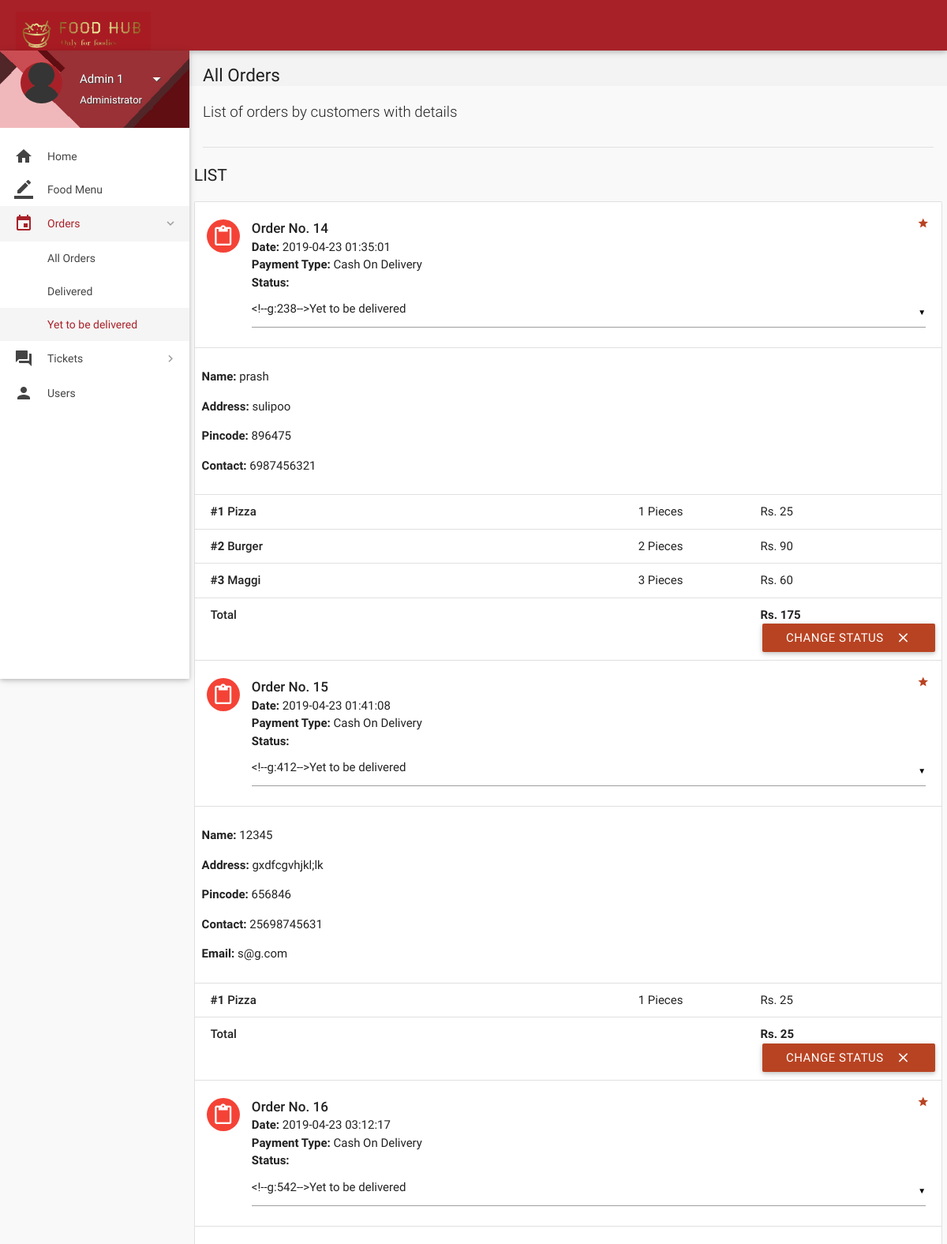
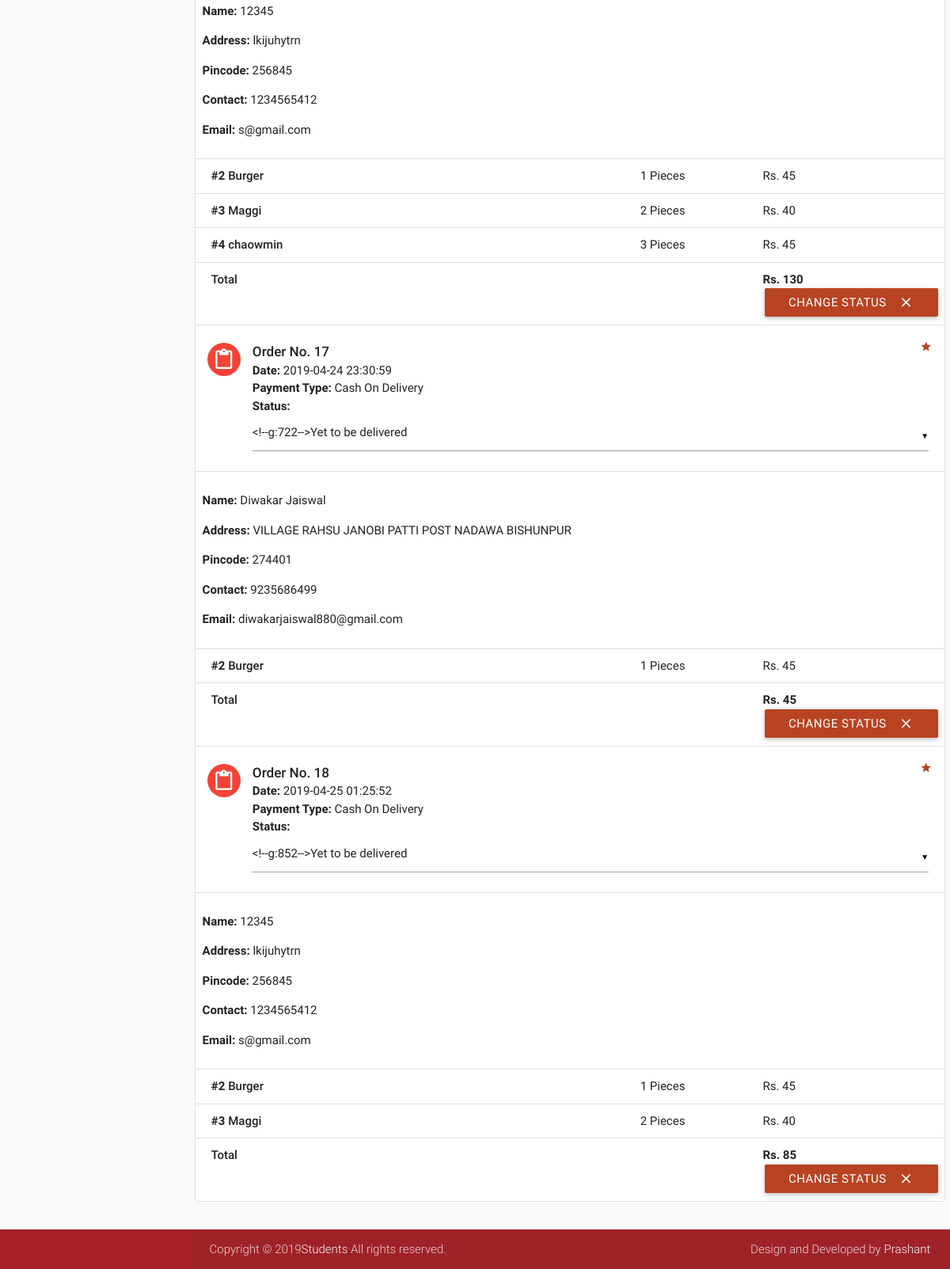
Page /all-orders.php?status=Yet to be delivered (signed in) on the committed database (2 pictures, top to bottom).
### tables this page shows
CREATE TABLE `orders` (
  `id` int(11) NOT NULL,
  `customer_id` int(11) NOT NULL,
  `address` varchar(300) NOT NULL,
  `pincode` int(6) NOT NULL,
  `description` varchar(300) NOT NULL,
  `date` datetime NOT NULL DEFAULT CURRENT_TIMESTAMP,
  `payment_type` varchar(16) NOT NULL DEFAULT 'Wallet',
  `total` int(11) NOT NULL,
  `status` varchar(25) NOT NULL DEFAULT 'Yet to be delivered',
  `deleted` tinyint(4) NOT NULL DEFAULT '0'
);

CREATE TABLE `users` (
  `id` int(11) NOT NULL,
  `role` varchar(15) NOT NULL DEFAULT 'Customer',
  `name` varchar(15) NOT NULL,
  `username` varchar(10) NOT NULL,
  `password` varchar(16) NOT NULL,
  `email` varchar(35) DEFAULT NULL,
  `address` varchar(300) DEFAULT NULL,
  `pincode` int(6) NOT NULL,
  `contact` bigint(11) NOT NULL,
  `deleted` tinyint(4) NOT NULL DEFAULT '0'
);

CREATE TABLE `order_details` (
  `id` int(11) NOT NULL,
  `order_id` int(11) NOT NULL,
  `item_id` int(11) NOT NULL,
  `quantity` int(11) NOT NULL,
  `price` int(11) NOT NULL
);

CREATE TABLE `items` (
  `id` int(11) NOT NULL,
  `name` varchar(20) NOT NULL,
  `price` int(11) NOT NULL,
  `deleted` tinyint(4) NOT NULL DEFAULT '0'
);

### includes/connect.php (called while the page is built, shortened)
<?php
$name = $_SESSION['name'];
$role = $_SESSION['role'];
?>

### all-orders.php (the view, shortened to what this page needs)
<?php
include 'includes/connect.php';
	if($_SESSION['admin_sid']==session_id())
	{
		?>
<!DOCTYPE html>
<html lang="en">
<head>
  <link href="css/materialize.min.css" type="text/css" rel="stylesheet" media="screen,projection">
  <link href="css/style.min.css" type="text/css" rel="stylesheet" media="screen,projection">
  <link href="css/custom/custom.min.css" type="text/css" rel="stylesheet" media="screen,projection">
  <link href="js/plugins/perfect-scrollbar/perfect-scrollbar.css" type="text/css" rel="stylesheet" media="screen,projection">
</head>
<body>
  <header id="header" class="page-topbar">
        <div class="navbar-fixed">
            <nav class="navbar-color">
                <div class="nav-wrapper">
                    <ul class="left">
                      <li><h1 class="logo-wrapper"><a href="order.php" class="brand-logo darken-1"><img src="images/logo.png" alt="logo"></a> <span class="logo-text">Logo</span></h1></li>
                    </ul>
                </div>
            </nav>
        </div>
  </header>
  <div id="main">
    <div class="wrapper">
      <aside id="left-sidebar-nav">
        <ul id="slide-out" class="side-nav fixed leftside-navigation">
             <li class="user-details cyan darken-2">
            <div class="row">
                <div class="col col s4 m4 l4">
                    <img src="images/avatar.jpg" alt="" class="circle responsive-img valign profile-image">
                </div>
                <div class="col col s8 m8 l8">
                    <a class="btn-flat dropdown-button waves-effect waves-light white-text profile-btn" href="#" data-activates="profile-dropdown"><?php echo $name;?> <i class="mdi-navigation-arrow-drop-down right"></i></a>
                    <p class="user-roal"><?php echo $role;?></p>
                </div>
            </div>
            </li>
            <li class="bold"><a href="index.php" class="waves-effect waves-cyan"><i class="mdi-action-home prefix"></i> Home</a>
            </li>
            <li class="bold"><a href="order.php" class="waves-effect waves-cyan"><i class="mdi-editor-border-color"></i> Food Menu</a>
            </li>
                <li class="no-padding">
                    <ul class="collapsible collapsible-accordion">
                        <li class="bold"><a class="collapsible-header waves-effect waves-cyan active"><i class="mdi-editor-insert-invitation"></i> Orders</a>
                            <div class="collapsible-body">
                                <ul>
								<li class="<?php
								if(!isset($_GET['status'])){
										echo 'active';
									}?>
									"><a href="all-orders.php">All Orders</a>
                                </li>
								<?php
									$sql = mysqli_query($con, "SELECT DISTINCT status FROM orders;");
									while($row = mysqli_fetch_array($sql)){
									if(isset($_GET['status'])){
										$status = $row['status'];
									}
                                    echo '<li class='.(isset($_GET['status'])?($status == $_GET['status'] ? 'active' : ''): '').'><a href="all-orders.php?status='.$row['status'].'">'.$row['status'].'</a>
                                    </li>';
									}
									?>
                                </ul>
                            </div>
                        </li>
                    </ul>
                </li>
                 <li class="no-padding">
                    <ul class="collapsible collapsible-accordion">
                        <li class="bold"><a class="collapsible-header waves-effect waves-cyan"><i class="mdi-action-question-answer"></i> Tickets</a>
                        </li>
                    </ul>
                </li>
            <li class="bold"><a href="users.php" class="waves-effect waves-cyan"><i class="mdi-social-person"></i> Users</a>
            </li>
        </ul>
        </aside>
      <section id="content">
        <div id="breadcrumbs-wrapper">
          <div class="container">
            <div class="row">
              <div class="col s12 m12 l12">
                <h5 class="breadcrumbs-title">All Orders</h5>
              </div>
            </div>
          </div>
        </div>
        <div class="container">
          <p class="caption">List of orders by customers with details</p>
          <div class="divider"></div>
<div id="work-collections" class="seaction">
					<?php
					if(isset($_GET['status'])){
						$status = $_GET['status'];
					}
					else{
						$status = '%';
					}
					$sql = mysqli_query($con, "SELECT * FROM orders WHERE status LIKE '$status';");
					echo '<div class="row">
                <div>
                    <h4 class="header">List</h4>
                    <ul id="issues-collection" class="collection">';
					while($row = mysqli_fetch_array($sql))
					{
						$status = $row['status'];
						$deleted = $row['deleted'];
						echo '<li class="collection-item avatar">
                              <i class="mdi-content-content-paste red circle"></i>
                              <span class="collection-header">Order No. '.$row['id'].'</span>
                              <p><strong>Date:</strong> '.$row['date'].'</p>
                              <p><strong>Payment Type:</strong> '.$row['payment_type'].'</p>
							  <p><strong>Status:</strong> '.($deleted ? $status : '
							  <form method="post" action="routers/edit-orders.php">
							    <input type="hidden" value="'.$row['id'].'" name="id">
								<select name="status">
								<option value="Yet to be delivered" '.($status=='Yet to be delivered' ? 'selected' : '').'>Yet to be delivered</option>
								<option value="Delivered" '.($status=='Delivered' ? 'selected' : '').'>Delivered</option>
								<option value="Cancelled by Admin" '.($status=='Cancelled by Admin' ? 'selected' : '').'>Cancelled by Admin</option>
								<option value="Paused" '.($status=='Paused' ? 'selected' : '').'>Paused</option>
								</select>
							  ').'</p>
                              <a href="#" class="secondary-content"><i class="mdi-action-grade"></i></a>
                              </li>';
						$order_id = $row['id'];
						$customer_id = $row['customer_id'];
						$sql1 = mysqli_query($con, "SELECT * FROM order_details WHERE order_id = $order_id;");
						$sql3 = mysqli_query($con, "SELECT * FROM users WHERE id = $customer_id;");
							while($row3 = mysqli_fetch_array($sql3))
							{
							echo '<li class="collection-item">
                            <div class="row">
							<p><strong>Name: </strong>'.$row3['name'].'</p>
							<p><strong>Address: </strong>'.$row['address'].'</p>
              <p><strong>Pincode: </strong>'.$row['pincode'].'</p>
							'.($row3['contact'] == '' ? '' : '<p><strong>Contact: </strong>'.$row3['contact'].'</p>').'
							'.($row3['email'] == '' ? '' : '<p><strong>Email: </strong>'.$row3['email'].'</p>').'
							'.(!empty($row['description']) ? '<p><strong>Note: </strong>'.$row['description'].'</p>' : '').'
                            </li>';
							}
						while($row1 = mysqli_fetch_array($sql1))
						{
							$item_id = $row1['item_id'];
							$sql2 = mysqli_query($con, "SELECT * FROM items WHERE id = $item_id;");
							while($row2 = mysqli_fetch_array($sql2))
								$item_name = $row2['name'];
							echo '<li class="collection-item">
                            <div class="row">
                            <div class="col s7">
                            <p class="collections-title"><strong>#'.$row1['item_id'].'</strong> '.$item_name.'</p>
                            </div>
                            <div class="col s2">
                            <span>'.$row1['quantity'].' Pieces</span>
                            </div>
                            <div class="col s3">
                            <span>Rs. '.$row1['price'].'</span>
                            </div>
                            </div>
                            </li>';
						}
								echo'<li class="collection-item">
                                        <div class="row">
                                            <div class="col s7">
                                                <p class="collections-title"> Total</p>
                                            </div>
                                            <div class="col s2">
											<span> </span>
                                            </div>
                                            <div class="col s3">
                                                <span><strong>Rs. '.$row['total'].'</strong></span>
                                            </div>';
								if(!$deleted){
								echo '<button class="btn waves-effect waves-light right submit" type="submit" name="action">Change Status
                                              <i class="mdi-content-clear right"></i>
										</button>
										</form>';
								}
								echo'</div></li>';
					}
					?>
					</ul>
                </div>
              </div>
            </div>
        </div>
      </section>
    </div>
  </div>
  <footer class="page-footer">
    <div class="footer-copyright">
      <div class="container">
        <span>Copyright © 2019<a class="grey-text text-lighten-4" href="#" target="_blank">Students</a> All rights reserved.</span>
        <span class="right"> Design and Developed by <a class="grey-text text-lighten-4" href="#">Prashant</a></span>
        </div>
    </div>
  </footer>
</body>
</html>
<?php
	}
?>

### rows in the picture
orders: id "14", date "2019-04-23 01:35:01", payment_type "Cash On Delivery", address "sulipoo", pincode "896475", total "175", deleted "CHANGE STATUS"
users: name "prash", contact "6987456321"
order_details: item "1", item.name "Pizza", quantity "1", price "25"
order_details: item "2", item.name "Burger", quantity "2", price "90"
order_details: item "3", item.name "Maggi", quantity "3", price "60"
orders: id "15", date "2019-04-23 01:41:08", payment_type "Cash On Delivery", address "gxdfcgvhjkl;lk", pincode "656846", total "25", deleted "CHANGE STATUS"
users: name "12345", contact "25698745631", email "s@g.com"
order_details: item "1", item.name "Pizza", quantity "1", price "25"
orders: id "16", date "2019-04-23 03:12:17", payment_type "Cash On Delivery", address "lkijuhytrn", pincode "256845", total "130", deleted "CHANGE STATUS"
users: name "12345", contact "1234565412", email "s@gmail.com"
order_details: item "2", item.name "Burger", quantity "1", price "45"
order_details: item "3", item.name "Maggi", quantity "2", price "40"
order_details: item "4", item.name "chaowmin", quantity "3", price "45"
orders: id "17", date "2019-04-24 23:30:59", payment_type "Cash On Delivery", address "VILLAGE RAHSU JANOBI PATTI POST NADAWA BISHUNPUR", pincode "274401", total "45", deleted "CHANGE STATUS"
users: name "Diwakar Jaiswal", contact "9235686499", email "diwakarjaiswal880@gmail.com"
order_details: item "2", item.name "Burger", quantity "1", price "45"
orders: id "18", date "2019-04-25 01:25:52", payment_type "Cash On Delivery", address "lkijuhytrn", pincode "256845", total "85", deleted "CHANGE STATUS"
order_details: item "2", item.name "Burger", quantity "1", price "45"
order_details: item "3", item.name "Maggi", quantity "2", price "40"

### other values in the picture
$name "Admin 1"
$role "Administrator"
$row['status'] "Delivered"
$row['status'] "Yet to be delivered"
